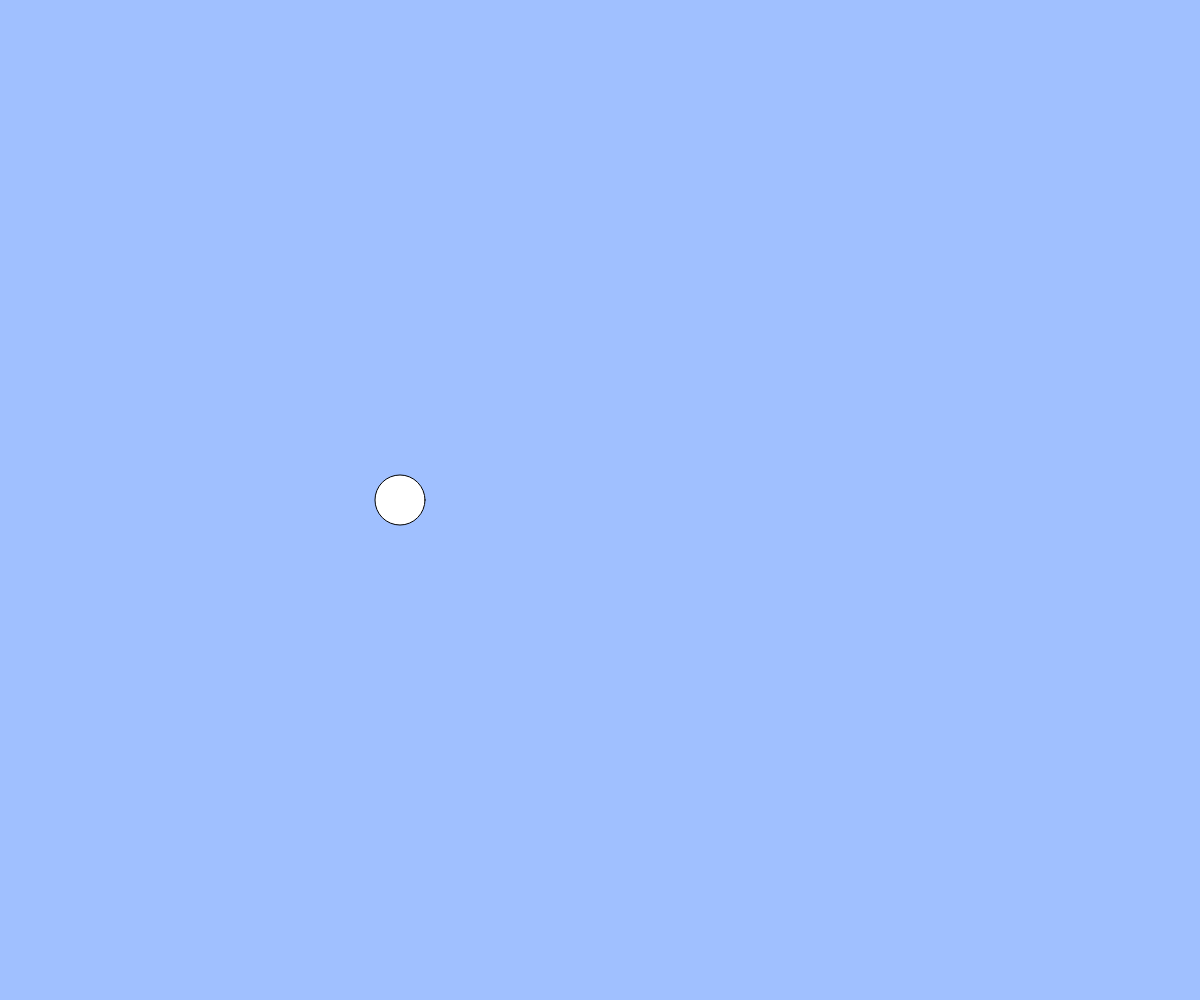
Frame 1 (no input)
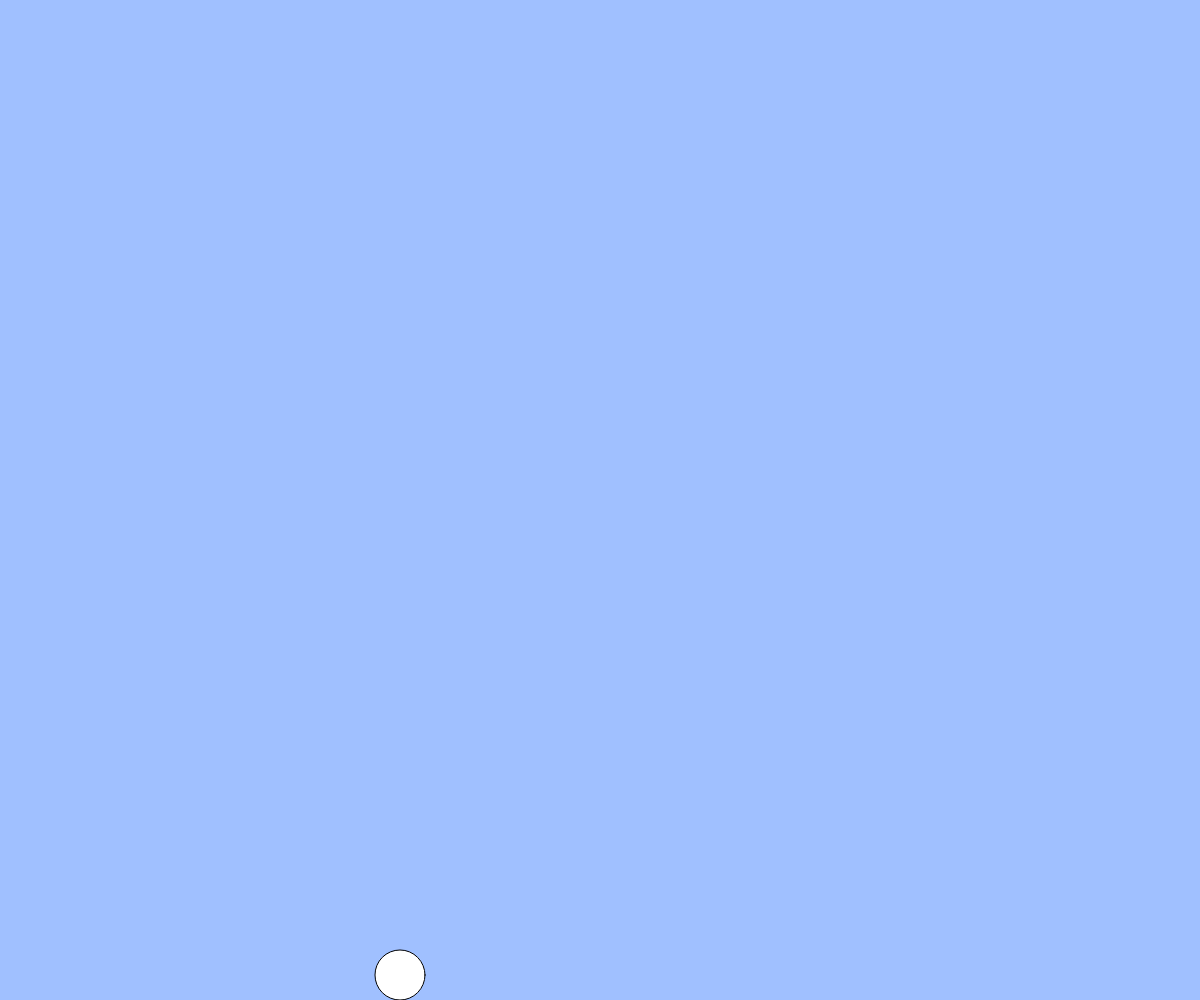
Frame 60 (no input)
Frame 120 (the mouse pressed at the canvas centre since frame 60): identical to frame 60, image omitted

The p5.js sketch that drew these frames (run headless with seeded random() and noise() and a simulated clock; from frame 60 on, the mouse is pressed at the canvas centre):

// p5.js sketch
// ── sketch.js
// 最終課題を制作しよう
let x,y,vy,walls;
const g=1;
const vyMax=20;

function setup(){
  createCanvas(windowWidth, windowHeight);
  x = (1*width) / 3;
  y = height / 2;
  vy = 0;
  walls=[];
  

}


function windowResized(){
  resizeCanvas(windowWidth, windowHeight);
}
function draw(){
  background(160, 192, 255);
  const size = height * 0.05; 
  
  y += vy;
  vy += g;
  vy = constrain(vy, -vyMax, vyMax);
  y = constrain(y, 0, height-size/2);

  for(let i = 0; i < walls.length; i++){
    let w = walls[i];
    fill(0);
    rect(w.x, w.y, 70,w.size);
    w.x += w.vx;
    w.y += w.vy;
   
  }
  
    if(frameCount % 250 === 0) {
      let w = { x: width, y: random(-10,height-50) , vx: -2, vy: 0, size:random((2*height)/3,(5*height)/7)}
    walls.push(w); 
  }

  

 
  fill(255);
  ellipse(x, y, size, size);
}

function keyPressed(){
  if(key ==" "){vy=-20}

  if(keyCode== ENTER ){
    x = (1*width) / 3;
    y = height / 2;
    vy = 0;
  }
}
